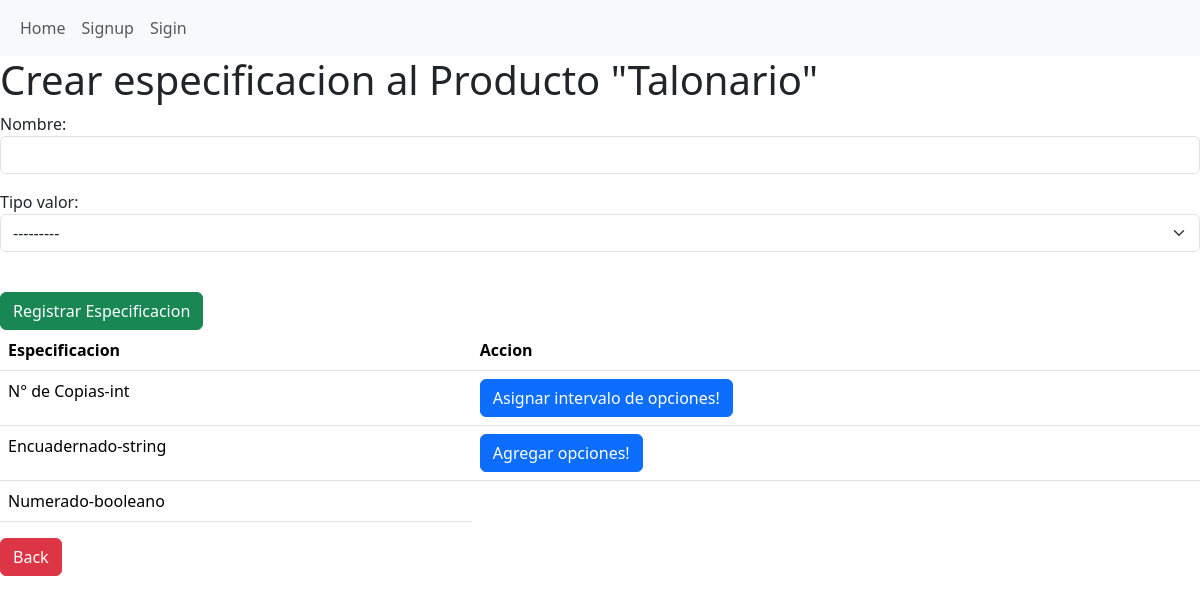
The page /productos/create/6 on the database its author committed.
### productos/models.py (models this page shows)
class Producto(models.Model):
    nombre = models.CharField(max_length=100)
    descripcion = models.CharField(max_length=500)
    precio = models.DecimalField(max_digits=4, decimal_places=2)

class Especificacion(models.Model):
    TIPOS_VALOR = [('booleano',"Si o No"),('int',"Entero"),('string',"Cadena de texto")]
    nombre = models.CharField(max_length=100)
    tipo_valor = models.CharField(max_length=200,choices=TIPOS_VALOR)

### productos/views.py (the view, shortened to what this page needs)
# urls.py: path('productos/create/<int:producto_id>',views.create_especificacion,name="create_especificacion"),
def create_especificacion(request,producto_id):
    productoActual = Producto.objects.get(id=producto_id)
    prodEspecificaciones = ProductoEspecificacion.objects.filter(fk_id_producto=producto_id).values_list('fk_id_especificacion', flat=True)
    especificaciones = Especificacion.objects.filter(id__in=prodEspecificaciones)
    if request.method == 'GET':
        print(f"ID_PRODUCTO_ESPECIFICACION:{prodEspecificaciones.count()}")
        return render(request,'create_especificacion.html',{
            'formCreateEspecificacion':EspecificacionForm,
            'producto':productoActual,
            'especificaciones':especificaciones})

### productos/templates/create_especificacion.html (shortened to what this page needs)
{% extends 'base.html' %}
{% block content %}
<h1>Crear especificacion al Producto "{{producto.nombre}}"</h1>
<form action="/productos/create/{{producto.id}}" method="POST">
    {{formCreateEspecificacion.as_p}}
    <br>
    <button class="btn btn-success">Registrar Especificacion</button>
    <table class="table">
        <thead>
            <tr>
              <th>Especificacion</th>
              <th>Accion</th>
            </tr>
        </thead>
        {% for e in especificaciones %}
            <tr>
                <td>{{e.nombre}}-{{e.tipo_valor}}</td>
                {% if e.tipo_valor == "string" %}
                    <td><a class="btn btn-primary" href="{{producto.id}}/especificacion/{{e.id}}">Agregar opciones!</a></td>
                {% elif e.tipo_valor == "int" %}
                    <td><a class="btn btn-primary" href="{{producto.id}}/especificacion-numerica/{{e.id}}">Asignar intervalo de opciones!</a></td>
            </tr>
        {% endif %}
        {% endfor %}
    </table>
    <p><a class="btn btn-danger" href="/productos">Back</a></p>
</form>
{% endblock %}

### rows shown on the page
Producto: nombre "Talonario"
Especificacion: nombre "N° de Copias", tipo_valor "int"
Especificacion: nombre "Encuadernado", tipo_valor "string"
Especificacion: nombre "Numerado", tipo_valor "booleano"
